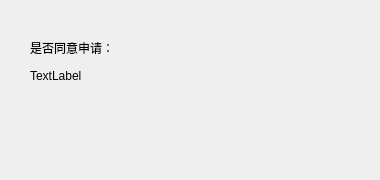
<?xml version="1.0" encoding="UTF-8"?>
<ui version="4.0">
 <class>RequestCheck</class>
 <widget class="QDialog" name="RequestCheck">
  <property name="geometry">
   <rect>
    <x>0</x>
    <y>0</y>
    <width>380</width>
    <height>180</height>
   </rect>
  </property>
  <property name="windowTitle">
   <string>Dialog</string>
  </property>
  <widget class="QLabel" name="label">
   <property name="geometry">
    <rect>
     <x>30</x>
     <y>40</y>
     <width>81</width>
     <height>16</height>
    </rect>
   </property>
   <property name="text">
    <string>是否同意申请：</string>
   </property>
  </widget>
  <widget class="QLabel" name="label_2">
   <property name="geometry">
    <rect>
     <x>30</x>
     <y>70</y>
     <width>54</width>
     <height>12</height>
    </rect>
   </property>
   <property name="text">
    <string>TextLabel</string>
   </property>
  </widget>
 </widget>
 <resources/>
 <connections/>
</ui>
